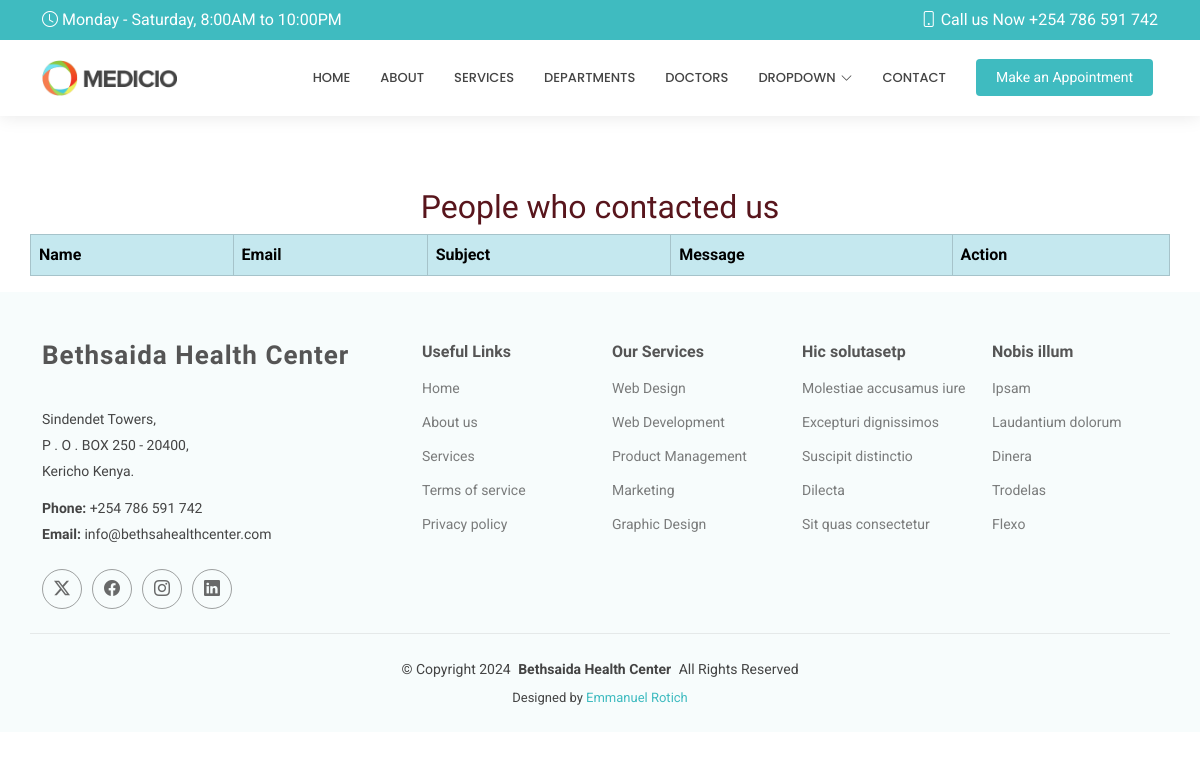
The page /showcontact/ on the database as committed earlier.
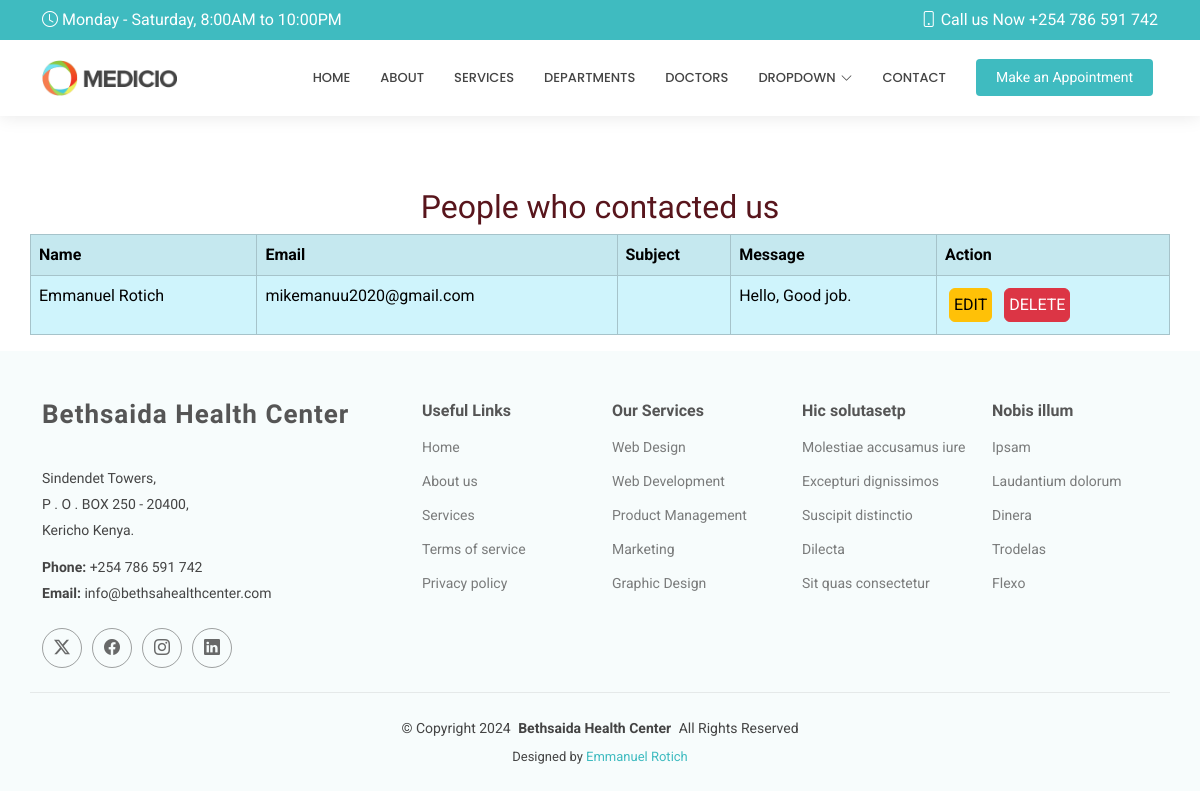
The same page on the database as committed later.
### myapp/models.py (models this page shows, shortened)
class Contact(models.Model):
    name = models.CharField(max_length=20)
    email = models.EmailField()
    subject = models.CharField(max_length=20)
    message = models.TextField()

### myapp/views.py (the view)
# urls.py: path('showcontact/', views.showcontact, name='showcontact'),
def showcontact(request):
    allcontacts=Contact.objects.all()
    return render(request, 'showcontact.html', {'contact': allcontacts})

### templates/showcontact.html
{% extends 'starter-page.html' %}
{% load static %}
{% block body %}
    <br><br><br>
    <h2 class="heading text-center text-danger-emphasis ">People who contacted us</h2>
    <div class="table-responsive-sm table-responsive-md table-responsive-lg table-responsive-xl">
    <table class="table table-info table-bordered table-striped container">
    <tr>
        <th>Name</th>
        <th>Email</th>
        <th>Subject</th>
        <th>Message</th>
        <th>Action</th>
    </tr>
    {% for x in contact %}
        <tr>
            <td>{{ x.name }}</td>
            <td>{{ x.email }}</td>
            <td>{{ x.subject }}</td>
            <td>{{ x.message }}</td>
            <td>
                <a href="/editcontact/{{ x.id }}" class="btn btn-warning m-1 p-1">EDIT</a>
                <a href="/delete/{{ x.id }}" class="btn btn-danger m-1 p-1">DELETE</a>
            </td>
        </tr>
    {% endfor %}
    </table>
    </div>
{% endblock %}

Rows that differ between the two databases and show on the page:
added Contact: name "Emmanuel Rotich", email "mikemanuu2020@gmail.com", message "Hello, Good job."
